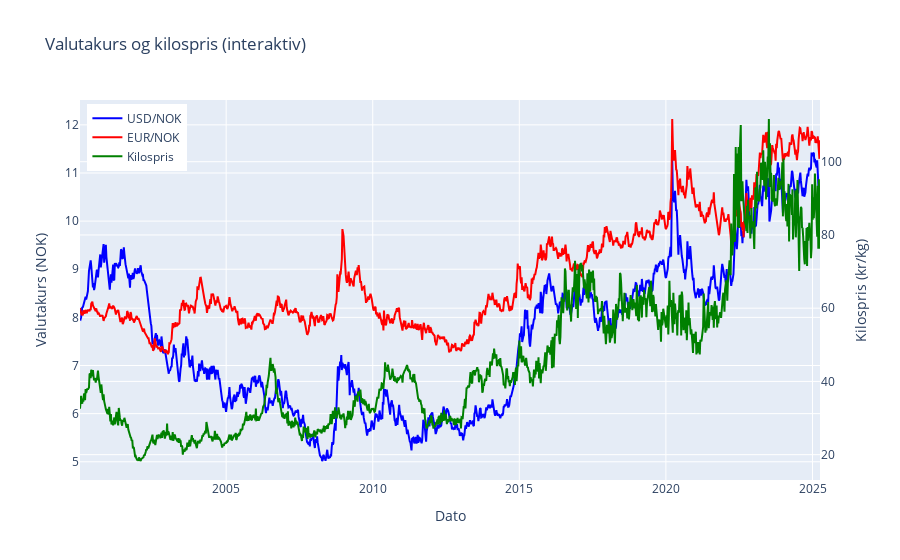

This figure's notebook cell:
### Code cell
"""
    Denne filen analyserer sammenhengen mellom valutakursene euro og dollar sammen med eksportprisen på frosset laks.

    Datasettet hentes fra to ulike API-er:
-   Valutakurser (EUR/NOK og USD/NOK) hentes fra Norges Bank.
-   Eksportpriser på laks hentes fra SSBs API (tabell 03024).

    Filen består av tre hoveddeler:
    Koden henter å behandler data med funksjonene `hent_valutakurs`, `hent_eksportdata` og `hent_og_slå_sammen`. Disse samler inn og kombinerer valutadata med eksportdata uke for uke.
    Videre brukes visualiseringene `interaktiv_valuta_vs_pris` og `scatter_korrelasjon_plot` for å vise sammenhengen mellom valutakurser og kilospris på frosset laks.
    Til slutt lages en analyse for å regne korrelasjonen mellom hver valutakurs og eksportpris.

    Målet med denne filen er å vurdere om og hvordan valutakursene kan påvirke eksportprisen på frosset laks. 
    Dette gir innsikt i markedet og  økonomisk risiko knyttet til valutaen i eksportnæringen.
"""


import requests
import pandas as pd
import plotly.express as px
import plotly.graph_objects as go
import matplotlib.pyplot as plt
import seaborn as sns


# Datahenting, valutakurs

def hent_valutakurs(par, navn):
    url = f"https://data.norges-bank.no/api/data/EXR/B.{par}.SP?format=sdmx-json&startPeriod=2000-01-01&endPeriod=2025-04-08"
    response = requests.get(url)
    data = response.json()

    dates = data['data']['structure']['dimensions']['observation'][0]['values']
    series_key = list(data['data']['dataSets'][0]['series'].keys())[0]
    observations = data['data']['dataSets'][0]['series'][series_key]['observations']
    records = [(dates[int(k)]['id'], v[0]) for k, v in observations.items()]
    df = pd.DataFrame(records, columns=["Dato", navn])
    df["Dato"] = pd.to_datetime(df["Dato"])
    df[navn] = pd.to_numeric(df[navn])
    df["Ukedag"] = df["Dato"].dt.weekday
    df = df[df["Ukedag"] == 4].copy()
    df["År"] = df["Dato"].dt.isocalendar().year
    df["Ukenr"] = df["Dato"].dt.isocalendar().week
    df["UkeID"] = df["År"].astype(str) + "-" + df["Ukenr"].astype(str).str.zfill(2)
    return df[["UkeID", "Dato", navn]]


# Datahenting, eksportdata

def hent_eksportdata():
    url = "https://data.ssb.no/api/v0/no/table/03024/"
    query = {
        "query": [],
        "response": {"format": "json-stat2"}
    }
    r = requests.post(url, json=query)
    data = r.json()

    from itertools import product
    dims = list(data["dimension"].keys())
    values = data["value"]
    dim_vals = [list(data["dimension"][d]["category"]["label"].values()) for d in dims]
    combos = list(product(*dim_vals))
    df = pd.DataFrame(combos, columns=dims)
    df["Value"] = values
    df_pivot = df.pivot_table(index="Tid", columns=["VareGrupper2", "ContentsCode"],
                               values="Value", aggfunc="sum").reset_index()
    df_pivot.columns = ["År og ukenr.", "Fersk laks - Kilospris", "Fersk laks - Vekt (tonn)",
                        "Frosset laks - Kilospris", "Frosset laks - Vekt (tonn)"]
    df_pivot["UkeID"] = df_pivot["År og ukenr."].str.replace("U", "-")
    return df_pivot

def hent_og_slå_sammen():
    df_usd = hent_valutakurs("USD.NOK", "USD/NOK")
    df_eur = hent_valutakurs("EUR.NOK", "EUR/NOK")
    df_pris = hent_eksportdata()
    df = df_usd.merge(df_eur, on=["UkeID", "Dato"])
    df = df.merge(df_pris[["UkeID", "Frosset laks - Kilospris"]], on="UkeID")
    return df.dropna()


# Visualisering 1 – interaktivt linjediagram

def interaktiv_valuta_vs_pris():
    """funksjonen viser et interaktivt linjediagram med valutakurser og kilopris samtidig."""
    df = hent_og_slå_sammen()

    fig = go.Figure()
    fig.add_trace(go.Scatter(x=df["Dato"], y=df["USD/NOK"], name="USD/NOK", line=dict(color="blue")))
    fig.add_trace(go.Scatter(x=df["Dato"], y=df["EUR/NOK"], name="EUR/NOK", line=dict(color="red")))
    fig.add_trace(go.Scatter(x=df["Dato"], y=df["Frosset laks - Kilospris"], name="Kilospris", yaxis="y2", line=dict(color="green")))

    fig.update_layout(
        title="Valutakurs og kilospris (interaktiv)",
        xaxis_title="Dato",
        yaxis=dict(title="Valutakurs (NOK)"),
        yaxis2=dict(title="Kilospris (kr/kg)", overlaying="y", side="right"),
        legend=dict(x=0.01, y=0.99),
        hovermode="x unified"
    )
    fig.show()


# Visualisering 2 – scatter + korrelasjon 

def scatter_korrelasjon_plot():
    """denne funksjonen viser spredningsplott og regresjonslinjer for å undersøke hvor sterk korrelasjonen er ."""
    df = hent_og_slå_sammen()

    print("\nKORRELASJONER:")
    print("EUR/NOK og kilospris:", df["EUR/NOK"].corr(df["Frosset laks - Kilospris"]))
    print("USD/NOK og kilospris:", df["USD/NOK"].corr(df["Frosset laks - Kilospris"]))

    plt.figure(figsize=(7, 5))
    sns.regplot(data=df, x="EUR/NOK", y="Frosset laks - Kilospris", color="red")
    plt.title("EUR/NOK vs. Kilospris (frosset laks)")
    plt.grid(True)
    plt.tight_layout()
    plt.show()

    plt.figure(figsize=(7, 5))
    sns.regplot(data=df, x="USD/NOK", y="Frosset laks - Kilospris", color="blue")
    plt.title("USD/NOK vs. Kilospris (frosset laks)")
    plt.grid(True)
    plt.tight_layout()
    plt.show()


# Kjør begge
if __name__ == "__main__":
    interaktiv_valuta_vs_pris()
    scatter_korrelasjon_plot()

### Figure 1 — Plotly figure (JSON) as saved in the notebook; plotly's stock layout.template omitted (floating-point values rounded to 4 significant figures; data arrays with more than 128 entries replaced by an {"elided": "..."} marker saying what was removed)
{"data": [{"line": {"color": "blue"}, "name": "USD/NOK", "type": "scatter", "x": {"elided": "1274 str values"}, "y": {"elided": "1274 float values"}}, {"line": {"color": "red"}, "name": "EUR/NOK", "type": "scatter", "x": {"elided": "1274 str values"}, "y": {"elided": "1274 float values"}}, {"line": {"color": "green"}, "name": "Kilospris", "type": "scatter", "x": {"elided": "1274 str values"}, "y": {"elided": "1274 float values"}, "yaxis": "y2"}], "layout": {"hovermode": "x unified", "legend": {"x": 0.01, "y": 0.99}, "title": {"text": "Valutakurs og kilospris (interaktiv)"}, "xaxis": {"title": {"text": "Dato"}}, "yaxis": {"title": {"text": "Valutakurs (NOK)"}}, "yaxis2": {"overlaying": "y", "side": "right", "title": {"text": "Kilospris (kr/kg)"}}}}
